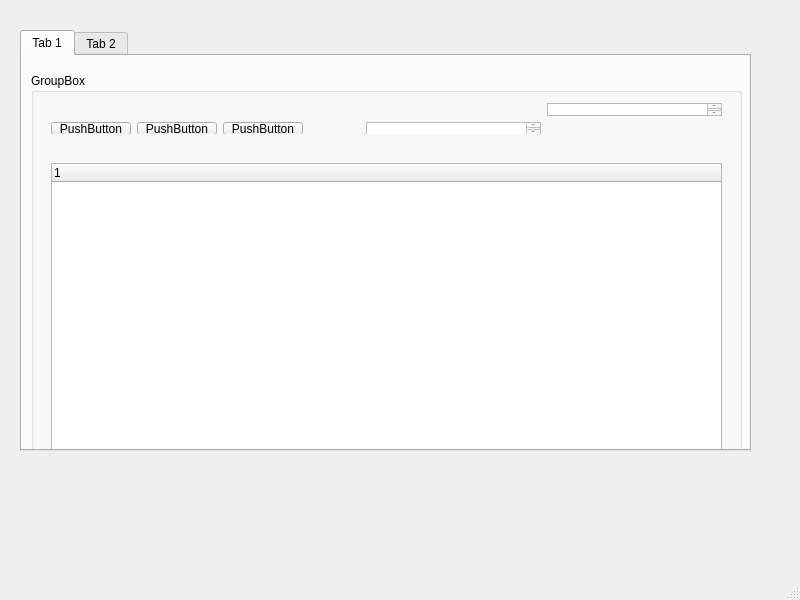
<?xml version="1.0" encoding="UTF-8"?>
<ui version="4.0">
 <class>MainWindow</class>
 <widget class="QMainWindow" name="MainWindow">
  <property name="geometry">
   <rect>
    <x>0</x>
    <y>0</y>
    <width>800</width>
    <height>600</height>
   </rect>
  </property>
  <property name="windowTitle">
   <string>MainWindow</string>
  </property>
  <widget class="QWidget" name="centralwidget">
   <widget class="QTabWidget" name="tabWidget">
    <property name="geometry">
     <rect>
      <x>20</x>
      <y>30</y>
      <width>731</width>
      <height>421</height>
     </rect>
    </property>
    <property name="currentIndex">
     <number>0</number>
    </property>
    <widget class="QWidget" name="tab">
     <attribute name="title">
      <string>Tab 1</string>
     </attribute>
     <widget class="QWidget" name="verticalLayoutWidget">
      <property name="geometry">
       <rect>
        <x>9</x>
        <y>9</y>
        <width>16</width>
        <height>16</height>
       </rect>
      </property>
      <layout class="QVBoxLayout" name="verticalLayout"/>
     </widget>
     <widget class="QGroupBox" name="groupBox">
      <property name="geometry">
       <rect>
        <x>9</x>
        <y>17</y>
        <width>711</width>
        <height>391</height>
       </rect>
      </property>
      <property name="title">
       <string>GroupBox</string>
      </property>
      <widget class="QTreeWidget" name="treeWidget">
       <property name="geometry">
        <rect>
         <x>20</x>
         <y>90</y>
         <width>671</width>
         <height>291</height>
        </rect>
       </property>
       <column>
        <property name="text">
         <string notr="true">1</string>
        </property>
       </column>
      </widget>
      <widget class="QWidget" name="">
       <property name="geometry">
        <rect>
         <x>20</x>
         <y>30</y>
         <width>671</width>
         <height>31</height>
        </rect>
       </property>
       <layout class="QGridLayout" name="gridLayout">
        <item row="2" column="1">
         <widget class="QPushButton" name="pushButton_2">
          <property name="text">
           <string>PushButton</string>
          </property>
         </widget>
        </item>
        <item row="0" column="5">
         <widget class="QTextEdit" name="textEdit"/>
        </item>
        <item row="2" column="0">
         <widget class="QPushButton" name="pushButton">
          <property name="text">
           <string>PushButton</string>
          </property>
         </widget>
        </item>
        <item row="2" column="4">
         <widget class="QTextEdit" name="textEdit_2"/>
        </item>
        <item row="2" column="2">
         <widget class="QPushButton" name="pushButton_3">
          <property name="text">
           <string>PushButton</string>
          </property>
         </widget>
        </item>
        <item row="2" column="3">
         <spacer name="horizontalSpacer">
          <property name="orientation">
           <enum>Qt::Horizontal</enum>
          </property>
          <property name="sizeHint" stdset="0">
           <size>
            <width>138</width>
            <height>18</height>
           </size>
          </property>
         </spacer>
        </item>
       </layout>
      </widget>
     </widget>
    </widget>
    <widget class="QWidget" name="tab_2">
     <attribute name="title">
      <string>Tab 2</string>
     </attribute>
    </widget>
   </widget>
  </widget>
  <widget class="QMenuBar" name="menubar">
   <property name="geometry">
    <rect>
     <x>0</x>
     <y>0</y>
     <width>800</width>
     <height>23</height>
    </rect>
   </property>
  </widget>
  <widget class="QStatusBar" name="statusbar"/>
 </widget>
 <resources/>
 <connections/>
</ui>
